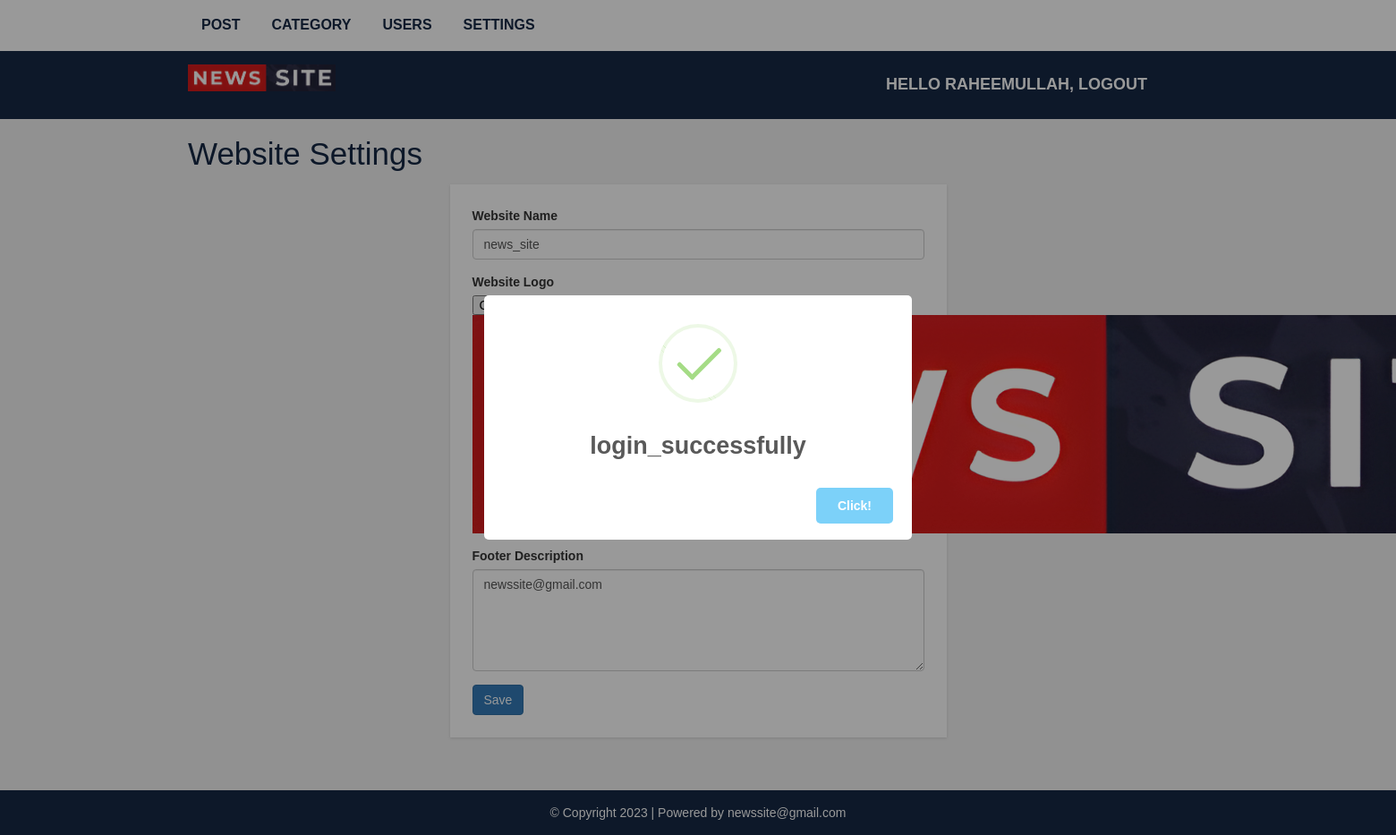
Screenshot of /admin/settings.php (signed in) with the database file from the repository.
### tables this page shows
CREATE TABLE `settings` (
  `websitename` varchar(60) NOT NULL,
  `logo` varchar(60) NOT NULL,
  `footerdesc` varchar(250) NOT NULL
);

### admin/settings.php (the view, shortened to what this page needs)
<?php include "header.php"; ?>
  <div id="admin-content">
      <div class="container">
         <div class="row">
             <div class="col-md-12">
                 <h1 class="admin-heading">Website Settings</h1>
             </div>
              <div class="col-md-offset-3 col-md-6">
                <?php
                  include "config.php";
                  $sql = "SELECT * FROM settings";
                  $result = mysqli_query($conn, $sql) or die("Query Failed.");
                  if(mysqli_num_rows($result) > 0){
                    while($row = mysqli_fetch_assoc($result)) {
                ?>
                  <form  action="save-settings.php" method="POST" enctype="multipart/form-data">
                      <div class="form-group">
                          <label for="website_name">Website Name</label>
                          <input type="text" name="website_name" value="<?php echo $row['websitename']; ?>" class="form-control" autocomplete="off" required>
                      </div>
                      <div class="form-group">
                          <label for="logo">Website Logo</label>
                          <img src="images/<?php echo $row['logo']; ?>">
                      </div>
                      <div class="form-group">
                          <label for="footer_desc">Footer Description</label>
                          <textarea name="footer_desc" class="form-control" rows="5" required><?php echo $row['footerdesc']; ?></textarea>
                      </div>
                      <input type="submit" name="submit" class="btn btn-primary" value="Save" required />
                  </form>
                  <?php
                      }
                    }
                  ?>
              </div>
          </div>
      </div>
  </div>
<?php include "footer.php"; ?>

### css/style.css (style rules this page uses)
body { background: #f1f1f1; font-family: sans-serif,arial,Helvetica; }
#admin-content { padding: 20px 0; min-height: 750px; }
#admin-content .admin-heading { font-size: 35px; margin: 0 0 15px; color: #152844; }
form { background: #fff; padding: 25px; box-shadow:0 1px 3px rgba(0, 0, 0, 0.13); }

### rows the page displays
settings: website_name "news_site", logo (picture), footer_desc "newssite@gmail.com"

### other values shown
$_SESSION["username"] "RAHEEMULLAH"
